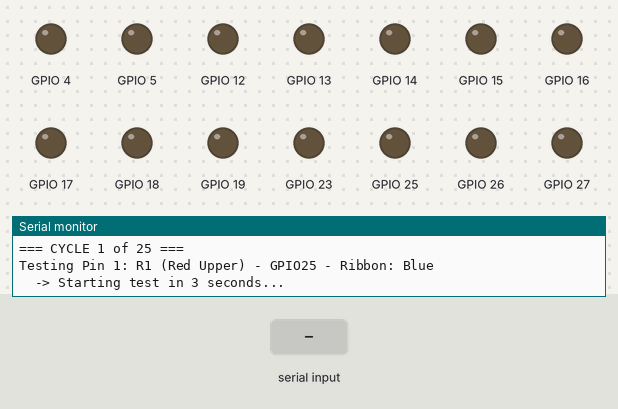
Bench run of a sketch on a simulated ESP32-S3. On the bench: output pins drawn as LEDs (lit = HIGH), the last lines printed to the serial monitor. The inputs (shaded band) are chosen by the test bench.

Above: at 4.3 s.
4.4 s: "1" received over Serial
At 13.5 s:
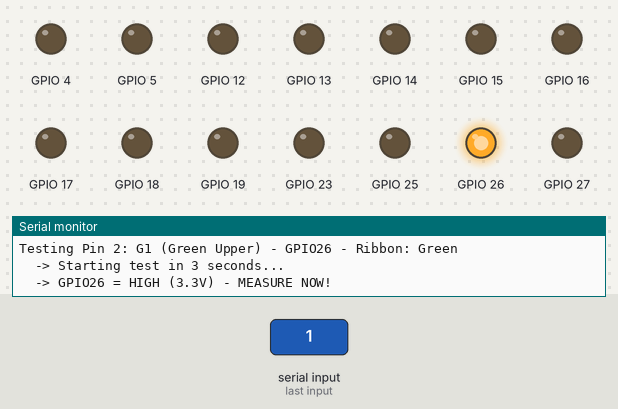
16.6 s: "0" received over Serial
At 20.5 s:
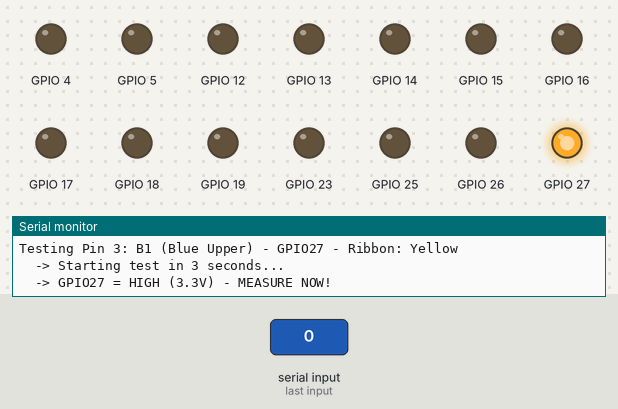
23.6 s: "2" received over Serial
At 27.5 s:
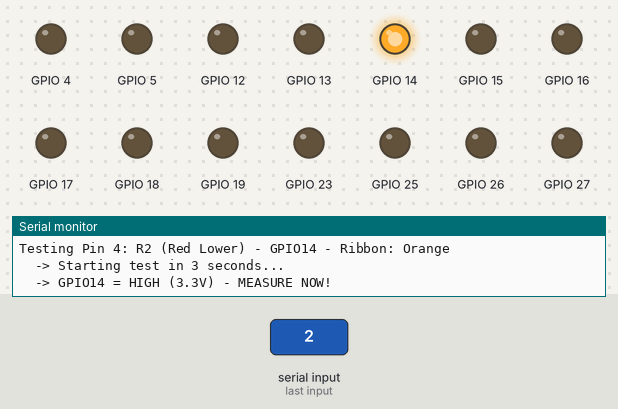
30.6 s: "1" received over Serial
At 34.5 s:
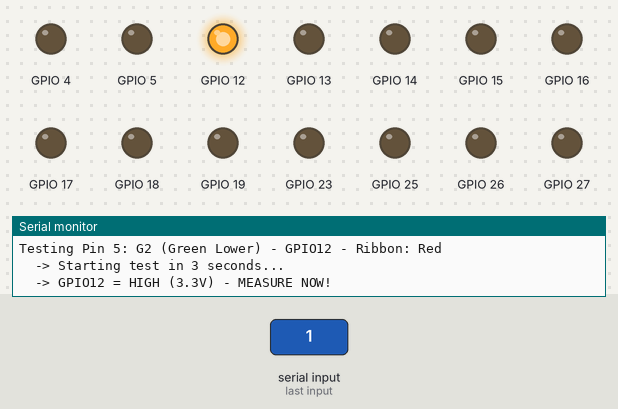
37.6 s: "0" received over Serial
At 41.5 s:
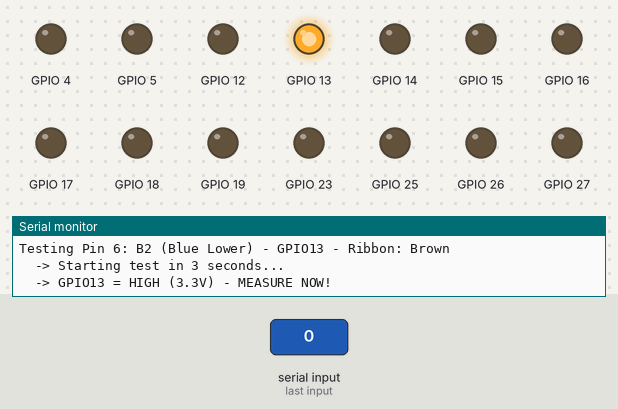
44.6 s: "2" received over Serial
At 48.5 s:
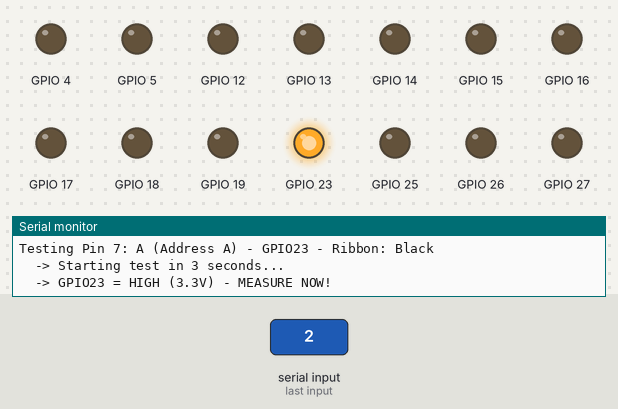
Timing chart, 0 to 51.7 s (numbered marks = the images above; inputs shaded):
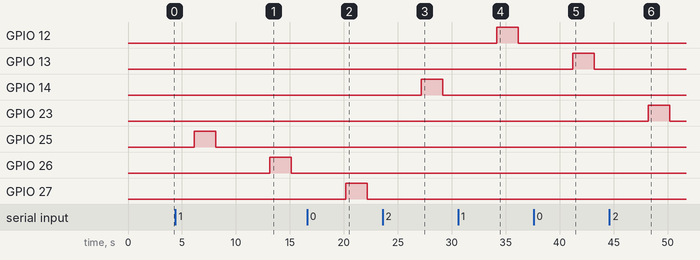

Measured:
- after the input at 4.4 s, GPIO 26: LOW → HIGH after 8.7 s, → LOW 2.0 s later
- after the input at 16.6 s, GPIO 27: LOW → HIGH after 3.6 s, → LOW 2.0 s later
- after the input at 23.6 s, GPIO 14: LOW → HIGH after 3.6 s, → LOW 2.0 s later
- after the input at 30.6 s, GPIO 12: LOW → HIGH after 3.6 s, → LOW 2.0 s later
- after the input at 37.6 s, GPIO 13: LOW → HIGH after 3.6 s, → LOW 2.0 s later
- after the input at 44.6 s, GPIO 23: LOW → HIGH after 3.6 s, → LOW 2.0 s later

The sketch:

matrix_setup.ino.ino
```cpp
/**********************************************************************
 * matrix_setup_blink_wait.ino
 * Pin-by-pin verification for ESP32-S3 HUB75 Matrix connection
 * Tests each pin individually to verify wiring
 **********************************************************************/

// Pin configurations for Freenove ESP32-S3 board
// Configuration 1: Standard ESP32-S3 pins
struct PinConfig {
  int pin;
  String name;
  String function;
  String ribonColor;
};

// Configuration 1: ESP32-S3 Standard (adjust these to match your setup)
PinConfig config1[] = {
  {25, "R1", "Red Upper", "Blue"},      // Pin 1
  {26, "G1", "Green Upper", "Green"},   // Pin 2
  {27, "B1", "Blue Upper", "Yellow"},   // Pin 3
  {14, "R2", "Red Lower", "Orange"},    // Pin 4
  {12, "G2", "Green Lower", "Red"},     // Pin 5
  {13, "B2", "Blue Lower", "Brown"},    // Pin 6
  {23, "A", "Address A", "Black"},      // Pin 7
  {19, "B", "Address B", "White"},      // Pin 8
  {5, "C", "Address C", "Silver"},      // Pin 9
  {17, "D", "Address D", "Purple"},     // Pin 10
  {18, "E", "Address E", "Blue"},       // Pin 11
  {-1, "GND", "Ground", "Green"},       // Pin 12 (Ground - not testable)
  {4, "LAT", "Latch", "Yellow"},        // Pin 13
  {15, "OE", "Output Enable", "Orange"}, // Pin 14
  {16, "CLK", "Clock", "Red"},          // Pin 15
  {-1, "5V", "Power 5V", "Brown"}       // Pin 16 (Power - not testable)
};

// Configuration 2: Alternative ESP32-S3 pins
PinConfig config2[] = {
  {42, "R1", "Red Upper", "Blue"},      // Pin 1
  {41, "G1", "Green Upper", "Green"},   // Pin 2
  {40, "B1", "Blue Upper", "Yellow"},   // Pin 3
  {38, "R2", "Red Lower", "Orange"},    // Pin 4
  {39, "G2", "Green Lower", "Red"},     // Pin 5
  {37, "B2", "Blue Lower", "Brown"},    // Pin 6
  {45, "A", "Address A", "Black"},      // Pin 7
  {48, "B", "Address B", "White"},      // Pin 8
  {47, "C", "Address C", "Silver"},     // Pin 9
  {21, "D", "Address D", "Purple"},     // Pin 10
  {14, "E", "Address E", "Blue"},       // Pin 11
  {-1, "GND", "Ground", "Green"},       // Pin 12 (Ground)
  {2, "LAT", "Latch", "Yellow"},        // Pin 13
  {1, "OE", "Output Enable", "Orange"}, // Pin 14
  {36, "CLK", "Clock", "Red"},          // Pin 15
  {-1, "5V", "Power 5V", "Brown"}       // Pin 16 (Power)
};

// Choose which configuration to test (change this to 1 or 2)
const int ACTIVE_CONFIG = 1;  // Set to 1 for config1, 2 for config2

void setup() {
  Serial.begin(115200);
  delay(3000);

  Serial.println("\n===========================================");
  Serial.println("ESP32-S3 HUB75 Matrix Pin Verification Test");
  Serial.println("===========================================");

  PinConfig* activeConfig = (ACTIVE_CONFIG == 1) ? config1 : config2;
  int configSize = (ACTIVE_CONFIG == 1) ? 16 : 16;

  Serial.println("Configuration " + String(ACTIVE_CONFIG) + " Pin Mapping:");
  Serial.println("Ribbon Pin | ESP32 Pin | Function | Ribbon Color | Signal Name");
  Serial.println("-----------|-----------|----------|--------------|------------");

  for(int i = 0; i < configSize; i++) {
    String pinStr = (activeConfig[i].pin == -1) ? "N/A" : String(activeConfig[i].pin);
    Serial.printf("    %2d     |    %3s    |   %-6s |     %-6s   | %s\n",
                  i+1, pinStr.c_str(), activeConfig[i].name.c_str(),
                  activeConfig[i].ribonColor.c_str(), activeConfig[i].function.c_str());
  }

  Serial.println("\nNOTE: GND and 5V pins cannot be tested with digitalWrite");
  Serial.println("Make sure these are connected to ground and 5V power!\n");

  // Initialize testable pins as outputs
  for(int i = 0; i < configSize; i++) {
    if(activeConfig[i].pin != -1) {
      pinMode(activeConfig[i].pin, OUTPUT);
      digitalWrite(activeConfig[i].pin, LOW);
    }
  }

  Serial.println("Starting pin verification test...");
  Serial.println("Watch your matrix and multimeter for activity on each pin!\n");
}

void loop() {
  PinConfig* activeConfig = (ACTIVE_CONFIG == 1) ? config1 : config2;
  int configSize = 16;

  // Test each pin 25 times as requested
  for(int cycle = 1; cycle <= 25; cycle++) {
    Serial.println("=== CYCLE " + String(cycle) + " of 25 ===");

    for(int i = 0; i < configSize; i++) {
      if(activeConfig[i].pin != -1) {  // Skip GND and 5V pins

        Serial.println("Testing Pin " + String(i+1) + ": " +
                      activeConfig[i].name + " (" + activeConfig[i].function +
                      ") - GPIO" + String(activeConfig[i].pin) +
                      " - Ribbon: " + activeConfig[i].ribonColor);

        // Give you time to read the pin info
        Serial.println("  -> Starting test in 3 seconds...");
        delay(3000);

        // Blink the pin HIGH for 2 seconds, then LOW for 2 seconds
        digitalWrite(activeConfig[i].pin, HIGH);
        Serial.println("  -> GPIO" + String(activeConfig[i].pin) + " = HIGH (3.3V) - MEASURE NOW!");
        delay(2000);

        digitalWrite(activeConfig[i].pin, LOW);
        Serial.println("  -> GPIO" + String(activeConfig[i].pin) + " = LOW (0V) - MEASURE NOW!");
        delay(2000);

        Serial.println("  -> Check: Did you see voltage change on " +
                      activeConfig[i].ribonColor + " wire?");
        Serial.println("  -> Press Enter in Serial Monitor when ready for next pin...");

        // Wait for user input before continuing
        while(!Serial.available()) {
          delay(100);
        }
        while(Serial.available()) {
          Serial.read(); // Clear the buffer
        }
        Serial.println("");

      } else {
        Serial.println("Skipping Pin " + String(i+1) + ": " +
                      activeConfig[i].name + " (" + activeConfig[i].function +
                      ") - Ribbon: " + activeConfig[i].ribonColor +
                      " (Power/Ground pin)");
        delay(200);  // Short pause for power pins
        Serial.println("");
      }
    }

    Serial.println("Cycle " + String(cycle) + " complete. Pausing 2 seconds...\n");
    delay(2000);
  }

  Serial.println("🎉 ALL 25 CYCLES COMPLETE! 🎉");
  Serial.println("\nPin verification test finished.");
  Serial.println("Review the output above to confirm each pin matches your wiring.");
  Serial.println("\nTo test the other configuration, change ACTIVE_CONFIG to " +
                String(ACTIVE_CONFIG == 1 ? 2 : 1) + " and restart.");

  // Infinite pause
  while(true) {
    delay(10000);
  }
}

// Quick reference for your ribbon cable colors:
/*
Your 16-pin ribbon colors in order:
1.  Blue
2.  Green
3.  Yellow
4.  Orange
5.  Red
6.  Brown
7.  Black
8.  White
9.  Silver
10. Purple
11. Blue (repeat)
12. Green (repeat)
13. Yellow (repeat)
14. Orange (repeat)
15. Red (repeat)
16. Brown (repeat)

Standard HUB75 pinout:
1.  R1    (Red Upper)
2.  G1    (Green Upper)
3.  B1    (Blue Upper)
4.  R2    (Red Lower)
5.  G2    (Green Lower)
6.  B2    (Blue Lower)
7.  A     (Address A)
8.  B     (Address B)
9.  C     (Address C)
10. D     (Address D)
11. E     (Address E, for 64x64)
12. GND   (Ground)
13. LAT   (Latch)
14. OE    (Output Enable)
15. CLK   (Clock)
16. 5V    (Power)
*/
```
